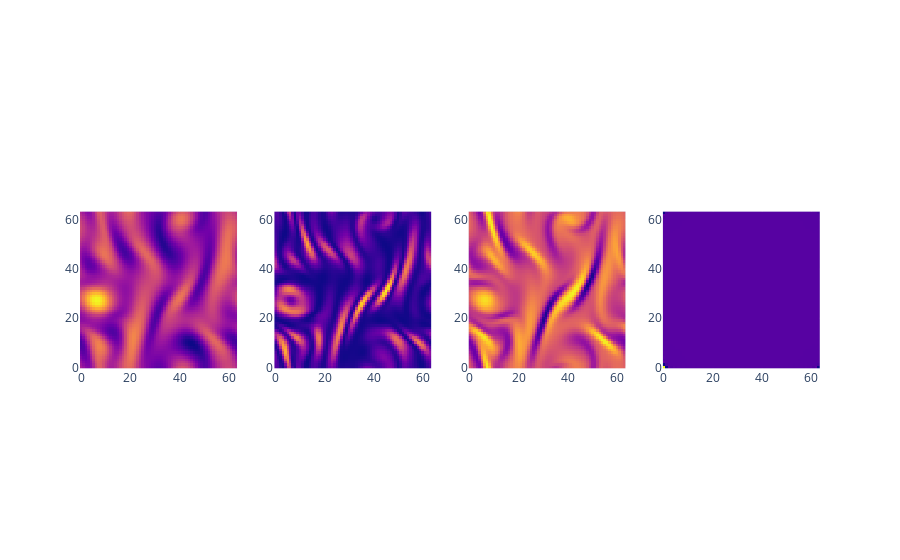

The code cell stored with this chart in its notebook:
### Code cell
rows=1
cols=4
fig = subplots.make_subplots(rows,cols)
fig.add_trace(go.Heatmap(z=x[0,...,0], showscale=False),1,1)
fig.add_trace(go.Heatmap(z=H1_sq[0,...,0], showscale=False),1,2)
fig.add_trace(go.Heatmap(z=-(dx2+dy2)[0,...,0], showscale=False),1,3)
fig.add_trace(go.Heatmap(z=inverse_weight[0,...,0], showscale=False),1,4)
for i in range(1, rows*cols + 1):
    fig.update_xaxes(scaleanchor=f"y{i}", scaleratio=1, row=(i-1)//cols + 1, col=(i-1)%cols + 1)
    fig.update_yaxes(constrain='domain', row=(i-1)//cols + 1, col=(i-1)%cols + 1)
fig.show()

### Figure 1 — Plotly figure (JSON) as saved in the notebook; plotly's stock layout.template omitted (floating-point values rounded to 4 significant figures; data arrays with more than 128 entries replaced by an {"elided": "..."} marker saying what was removed)
{"data": [{"showscale": false, "type": "heatmap", "xaxis": "x", "yaxis": "y", "z": {"elided": "64x64 float values"}}, {"showscale": false, "type": "heatmap", "xaxis": "x2", "yaxis": "y2", "z": {"elided": "64x64 float values"}}, {"showscale": false, "type": "heatmap", "xaxis": "x3", "yaxis": "y3", "z": {"elided": "64x64 float values"}}, {"showscale": false, "type": "heatmap", "xaxis": "x4", "yaxis": "y4", "z": {"elided": "64x64 float values"}}], "layout": {"xaxis": {"anchor": "y", "domain": [0, 0.2125], "scaleanchor": "y", "scaleratio": 1}, "xaxis2": {"anchor": "y2", "domain": [0.2625, 0.475], "scaleanchor": "y2", "scaleratio": 1}, "xaxis3": {"anchor": "y3", "domain": [0.525, 0.7375], "scaleanchor": "y3", "scaleratio": 1}, "xaxis4": {"anchor": "y4", "domain": [0.7875, 1], "scaleanchor": "y4", "scaleratio": 1}, "yaxis": {"anchor": "x", "constrain": "domain", "domain": [0, 1]}, "yaxis2": {"anchor": "x2", "constrain": "domain", "domain": [0, 1]}, "yaxis3": {"anchor": "x3", "constrain": "domain", "domain": [0, 1]}, "yaxis4": {"anchor": "x4", "constrain": "domain", "domain": [0, 1]}}}
